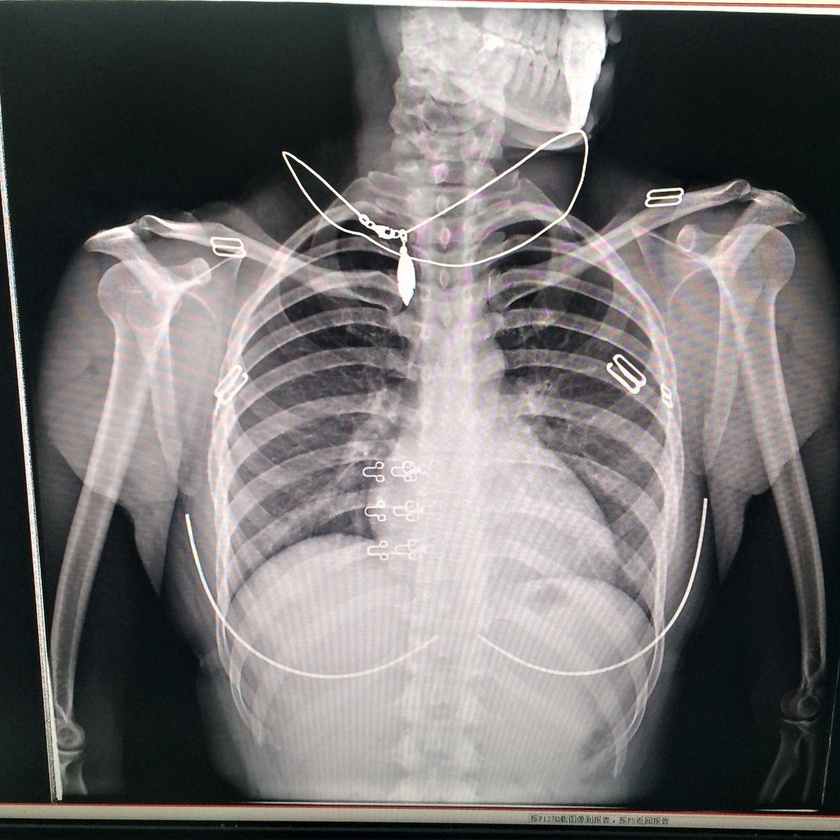
#> input picture Python/Q79057.jpg, 840 x 840 px, shrunk from 1200 x 1200 before the run
$ jupyter execute Q79057.ipynb
#> lines starting #> are read from the running program, lines starting #| are printed output that depends on the picture
[cell 1]
import cv2
import numpy as np
import matplotlib.pyplot as plt

# read image
image = cv2.imread('Q79057.jpg', 0)
#> image: shape (840, 840); min 0, max 255, mean 111
img = np.asarray(image)

plt.figure(1)
plt.imshow(image)
plt.title('Original Image')

# FFT
dft = cv2.dft(np.float32(img), flags=cv2.DFT_COMPLEX_OUTPUT)
dft_shift = np.fft.fftshift(dft)
magnitude_spectrum = 20 * np.log(cv2.magnitude(dft_shift[:,:,0], dft_shift[:,:,1]))
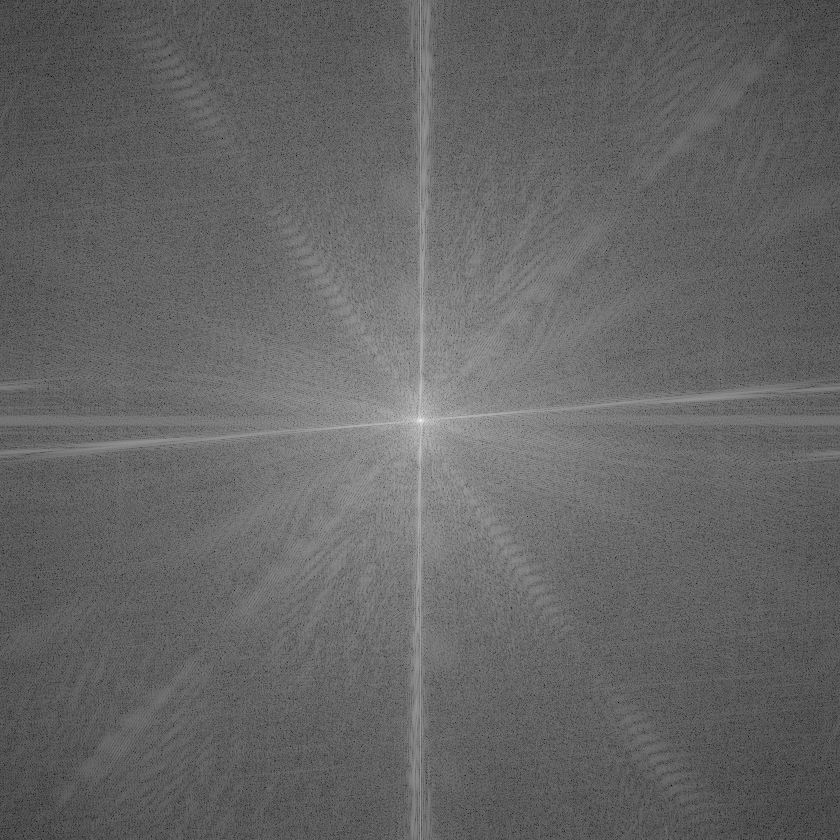
#> magnitude_spectrum: shape (840, 840) float32; min 28.6, max 363.5, mean 162.3; drawn with min black and max white

# center of image
rows, cols = img.shape
#> rows = 840; cols = 840
crow, ccol = int(rows/2), int(cols/2)
#> crow = 420; ccol = 420

figNo = 2
# create mask - circular filter
for r in np.arange(4.0,5.1,0.1):
    mask = np.ones((rows, cols, 2), np.uint8)
    center = [crow, ccol]
    x, y = np.ogrid[:rows, :cols]
    mask_area = (x - center[0])**2 + (y - center[1])**2 <= r*r
    mask[mask_area] = 0

    # apply filter
    fshift = dft_shift * mask

    # return to spatial domain
    f_ishift = np.fft.ifftshift(fshift)
    img_back = cv2.idft(f_ishift)
    img_back = cv2.magnitude(img_back[:,:,0], img_back[:,:,1])

    plt.figure(figNo)
    plt.imshow(img_back)
    plt.title('r = ' + str(r))
    figNo = figNo + 1
#> this loop made 11 passes
#> pass 1, `img_back = cv2.magnitude(img_back[:,:,0], img_back[:,:,1])`:
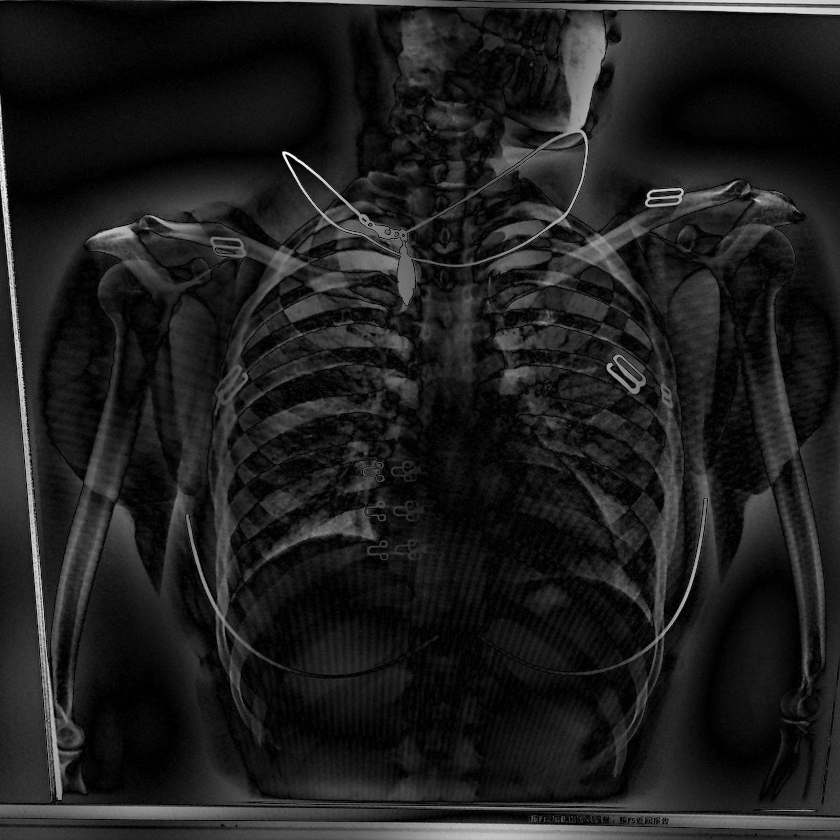
#> img_back: shape (840, 840) float32; min 29.27, max 165813344, mean 19670326; drawn with min black and max white
#> after the loop, figNo = 13

[cell 2]
import cv2
import numpy as np
import matplotlib.pyplot as plt

def filter_image(img, radius):
    # FFT
    dft = cv2.dft(np.float32(img), flags=cv2.DFT_COMPLEX_OUTPUT)
    dft_shift = np.fft.fftshift(dft)
    magnitude_spectrum = 20 * np.log(cv2.magnitude(dft_shift[:,:,0], dft_shift[:,:,1]) + 0.000000001)

    # center of image
    rows, cols = img.shape
    crow, ccol = int(rows/2), int(cols/2)

    # create mask - circular filter
    r = radius
    mask = np.ones((rows, cols, 2), np.uint8)
    center = [crow, ccol]
    x, y = np.ogrid[:rows, :cols]
    mask_area = (x - center[0])**2 + (y - center[1])**2 <= r*r
    mask[mask_area] = 0

    # apply filter
    fshift = dft_shift * mask

    # return to spatial domain
    f_ishift = np.fft.ifftshift(fshift)
    img_back = cv2.idft(f_ishift)
    img_back = cv2.magnitude(img_back[:,:,0], img_back[:,:,1])

    return img_back, mask, magnitude_spectrum

N = 256
x = np.linspace(-np.pi,np.pi, N)
sine1D = np.concatenate((128.0 + 127.0 * np.sin(x * 18.0), np.zeros(N)))
sine1D = np.uint8(sine1D)
sine2D = np.zeros((2*N,2*N), dtype=np.uint8)
for i in range(N):
    sine2D[i]= np.roll(sine1D,0)  # shift the 1D sin data by -i, -i increases with rows
#

figNo = 1
plt.figure(figNo)
plt.imshow(sine2D, cmap='gray')
plt.title('Original')
figNo += 1

for R in range(20):

    filt1, mask1, spec = filter_image(sine2D, R)

    plt.figure(figNo)
    plt.imshow(filt1[1:N,1:N], cmap='gray')
    plt.title('r = ' + str(R))
    figNo += 1
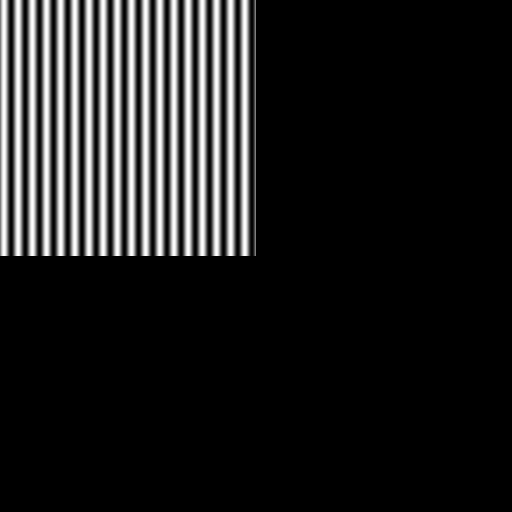
#> sine2D: shape (512, 512); min 0, max 254, mean 31.9
#> after the loop, figNo = 22
#> `[cell 2] import cv2 import numpy as np import matplotlib.pyplot as plt..`:
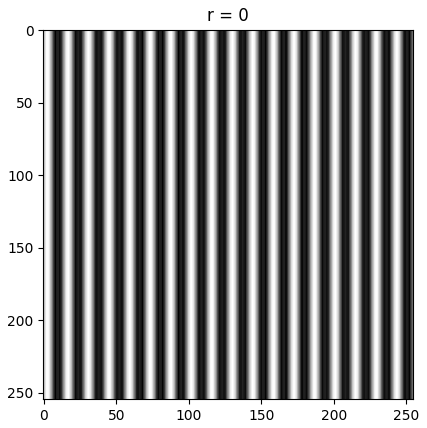
#> figure drawn by matplotlib, 1 panel
#> `[cell 2] import cv2 import numpy as np import matplotlib.pyplot as plt..`:
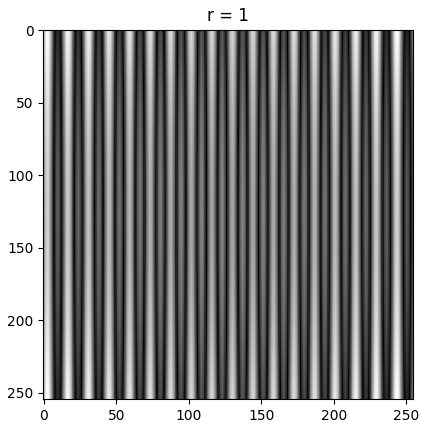
#> figure drawn by matplotlib, 1 panel
#> `[cell 2] import cv2 import numpy as np import matplotlib.pyplot as plt..`:
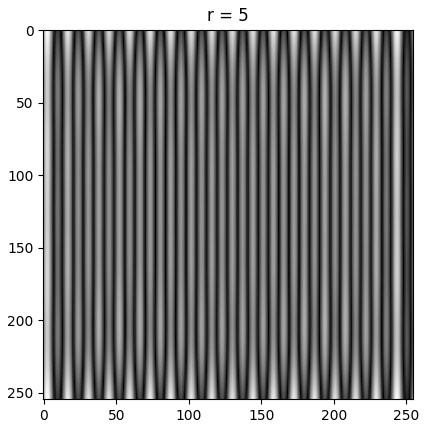
#> figure drawn by matplotlib, 1 panel
#> `[cell 2] import cv2 import numpy as np import matplotlib.pyplot as plt..`:
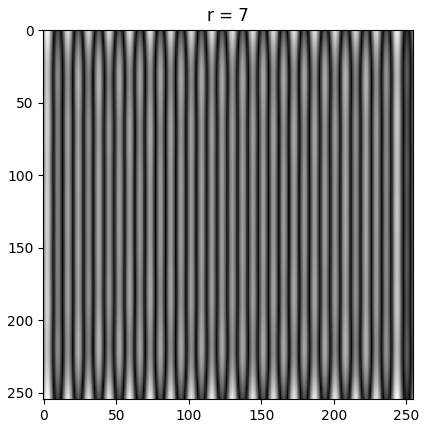
#> figure drawn by matplotlib, 1 panel
#> `[cell 2] import cv2 import numpy as np import matplotlib.pyplot as plt..`:
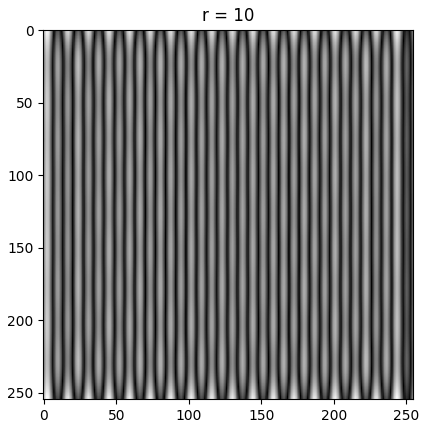
#> figure drawn by matplotlib, 1 panel
#> `[cell 2] import cv2 import numpy as np import matplotlib.pyplot as plt..`:
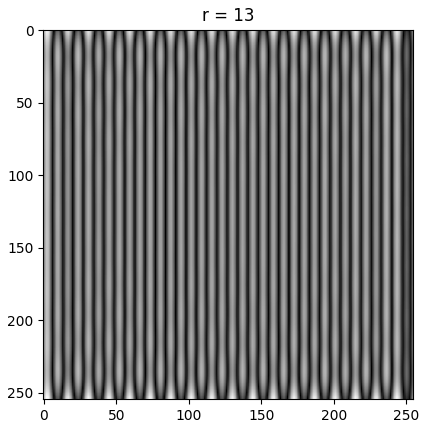
#> figure drawn by matplotlib, 1 panel
#> `[cell 2] import cv2 import numpy as np import matplotlib.pyplot as plt..`:
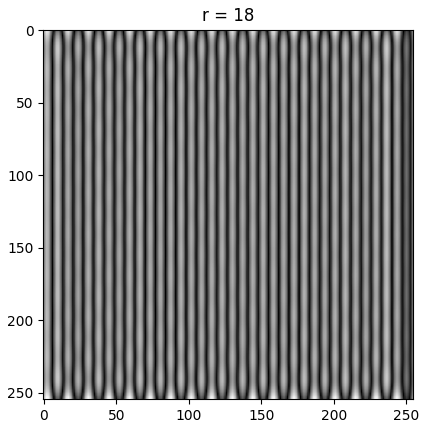
#> figure drawn by matplotlib, 1 panel

# [9 lines of commented-out code are left out]

$ run again, with Python/example.jpg copied over Python/Q79057.jpg
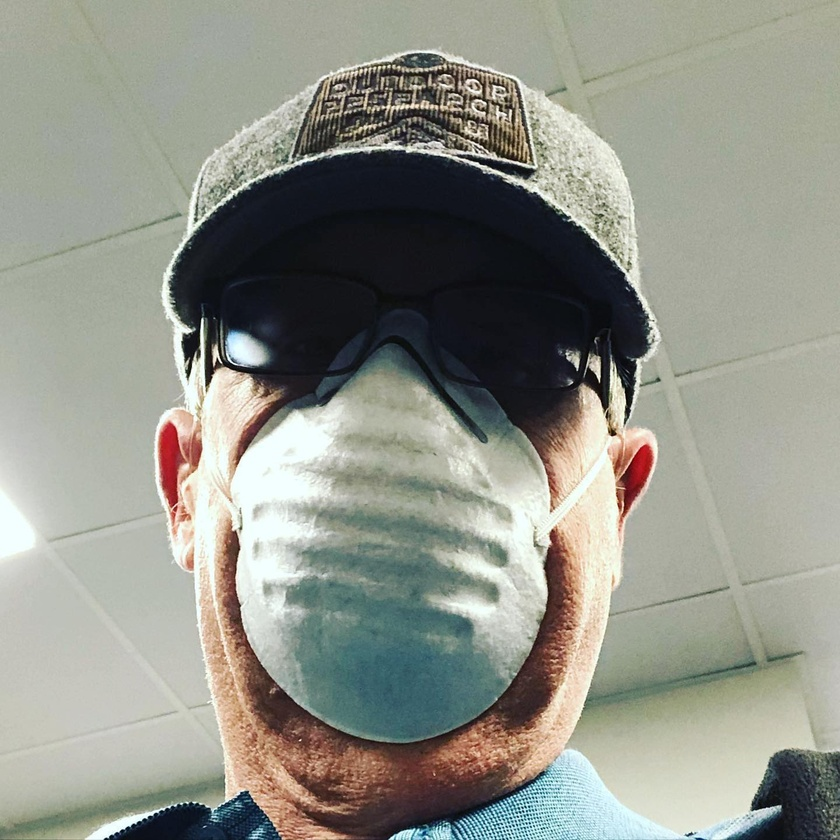
#> input picture Python/example.jpg, 840 x 840 px, shrunk from 1440 x 1440 before the run
#> the loop `for r in np.arange(4.0,5.1,0.1):` made 11 passes
#> pass 1, `img_back = cv2.magnitude(img_back[:,:,0], img_back[:,:,1])`:
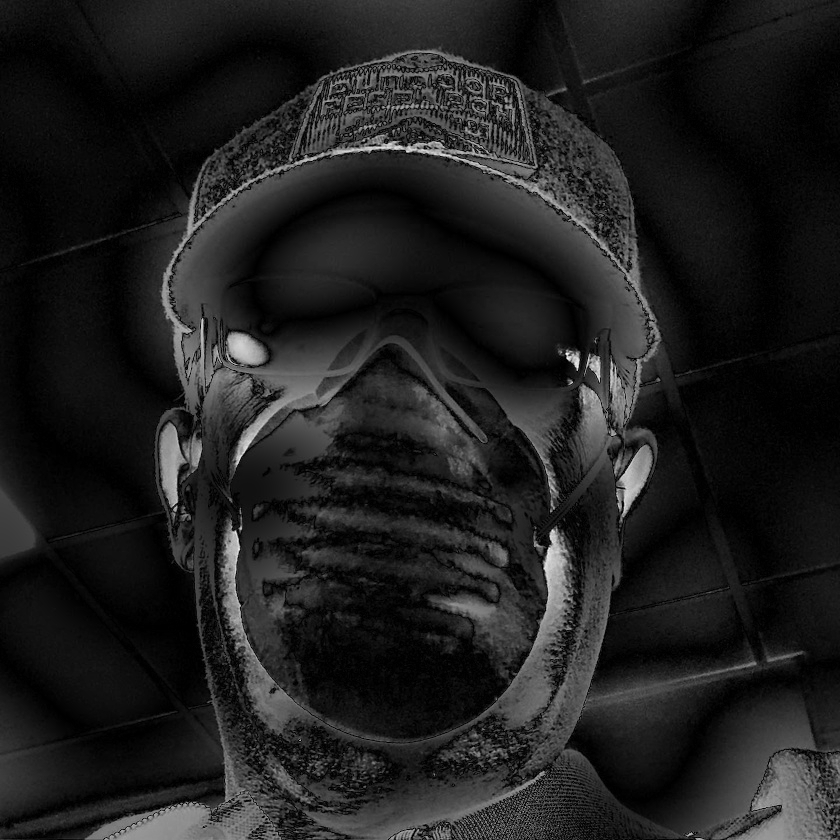
#> img_back: shape (840, 840) float32; min 22.14, max 148097856, mean 18382600; drawn with min black and max white
#> after the loop `for r in np.arange(4.0,5.1,0.1):`: figNo = 13
#> `[cell 1] import cv2 import numpy as np import matplotlib.pyplot as plt..`:
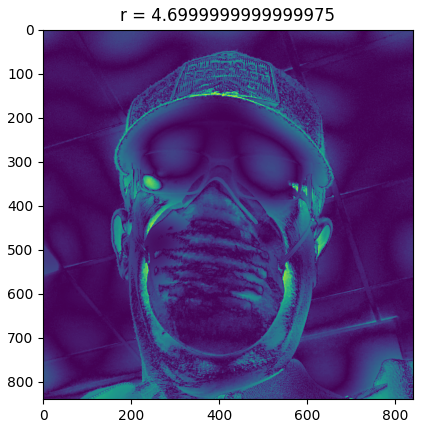
#> figure drawn by matplotlib, 1 panel
#> after the loop `for R in range(20):`: figNo = 22

$ run again, with Python/Q58976.png saved as Python/Q79057.jpg
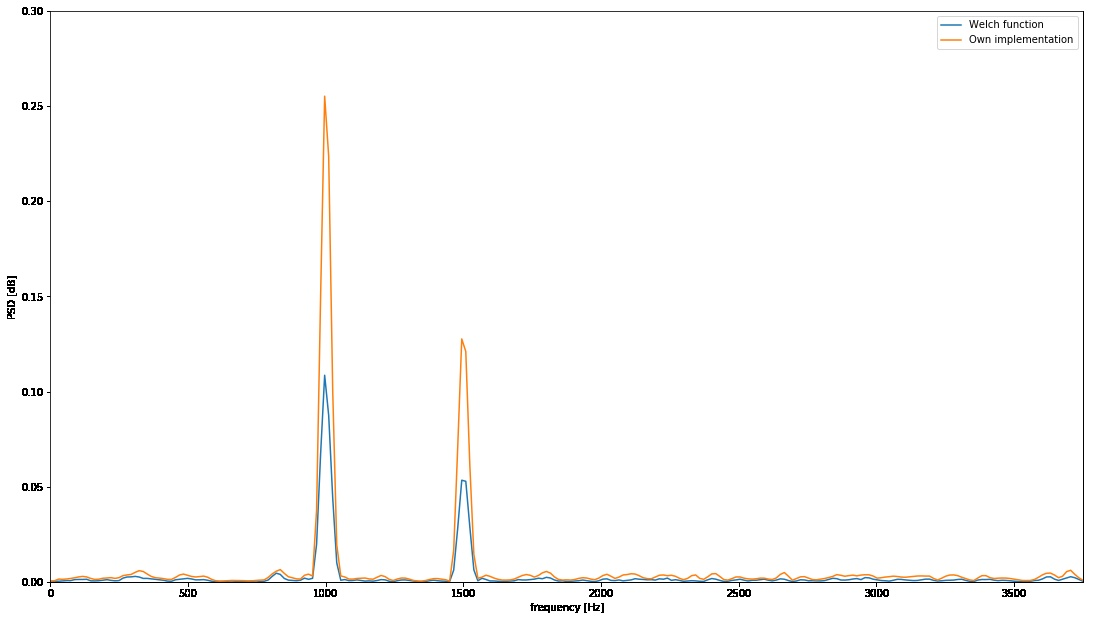
#> input picture Python/Q58976.png, 1093 x 620 px
#> after the loop `for r in np.arange(4.0,5.1,0.1):`: figNo = 13
#> `[cell 1] import cv2 import numpy as np import matplotlib.pyplot as plt..`:
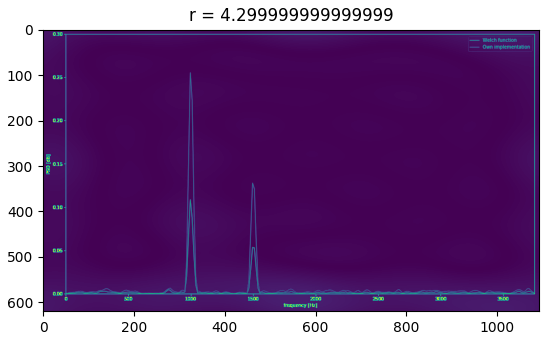
#> figure drawn by matplotlib, 1 panel
#> after the loop `for R in range(20):`: figNo = 22
